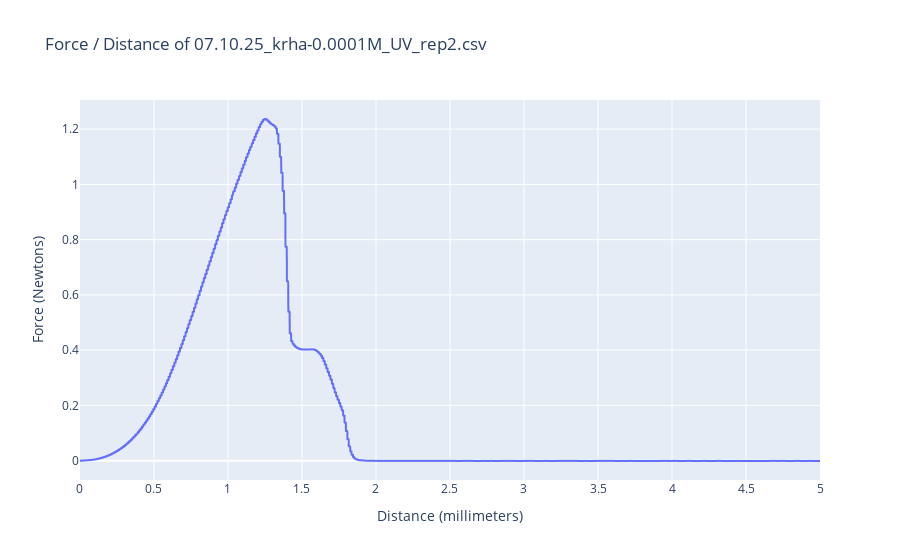

Notebook source saved alongside this figure:
### Markdown cell above
paper thickness 0.092mm
linseed 0.0159
coconut 0.155
shellac 0.185
 raw 0.139

### Code cell
import plotly.express as px
import matplotlib.pyplot as plt

# df['Distance (millimeters)'] = -df['Distance (millimeters)']
# df['Force (newtons))'] = -df['Force (newtons)']
fig = px.line(
    df,
    x="Distance (millimeters)",
    y="Force (Newtons)",
    title=f"Force / Distance of {filename}",
)
fig.show()

### Figure 1 — Plotly figure (JSON) as saved in the notebook; plotly's stock layout.template omitted (floating-point values rounded to 4 significant figures; data arrays with more than 128 entries replaced by an {"elided": "..."} marker saying what was removed)
{"data": [{"hovertemplate": "Distance (millimeters)=%{x}<br>Force (Newtons)=%{y}<extra></extra>", "legendgroup": "", "line": {"color": "#636efa", "dash": "solid"}, "marker": {"symbol": "circle"}, "mode": "lines", "name": "", "showlegend": false, "type": "scattergl", "x": {"elided": "5572 float values"}, "xaxis": "x", "y": {"elided": "5572 float values"}, "yaxis": "y"}], "layout": {"legend": {"tracegroupgap": 0}, "title": {"text": "Force / Distance of 07.10.25_krha-0.0001M_UV_rep2.csv"}, "xaxis": {"anchor": "y", "domain": [0, 1], "title": {"text": "Distance (millimeters)"}}, "yaxis": {"anchor": "x", "domain": [0, 1], "title": {"text": "Force (Newtons)"}}}}
